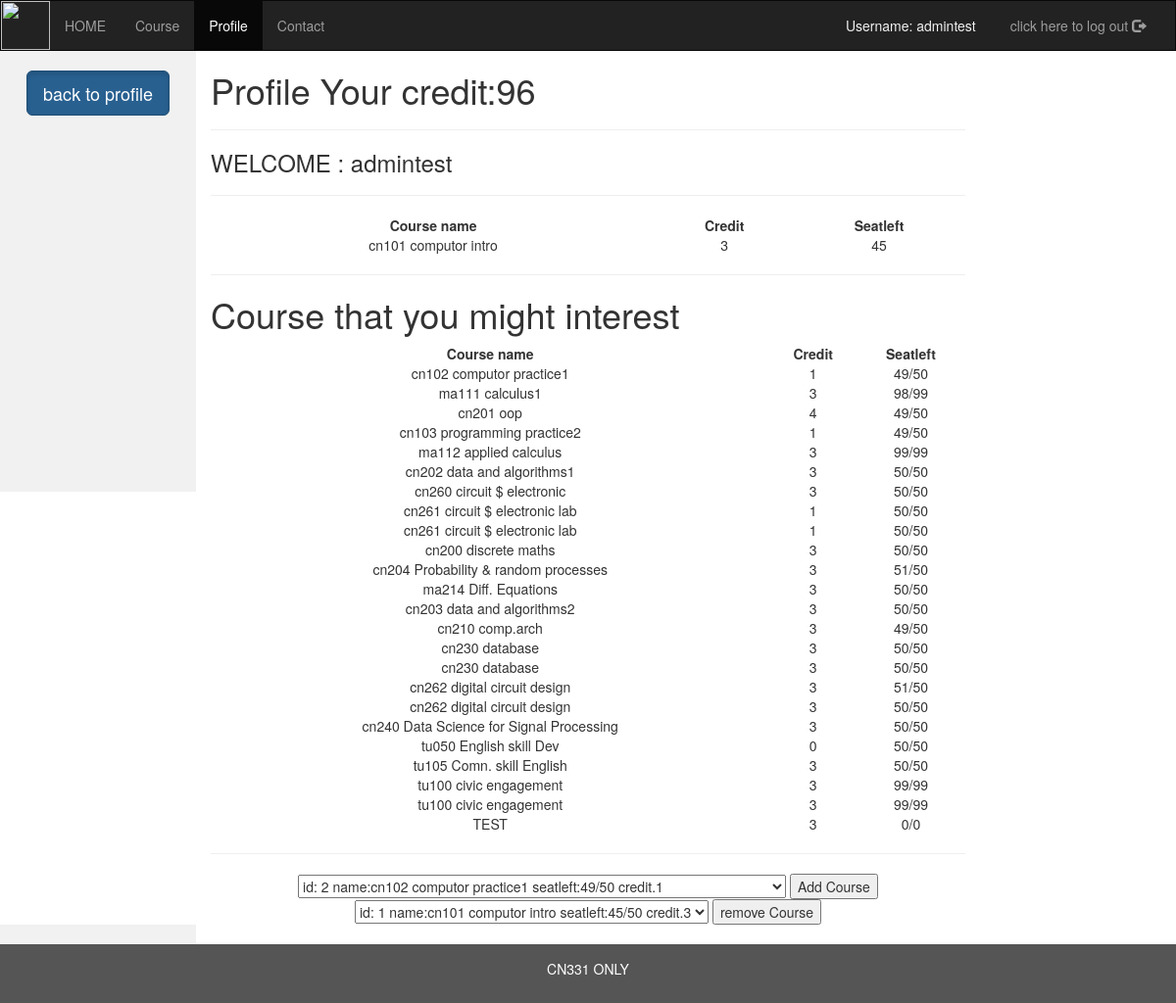
/user/reg (signed in), run on the app's committed database.
### reg/models.py (models this page shows, shortened)
class Student(models.Model):
    student_id = models.OneToOneField(
        User, blank=True, on_delete=models.CASCADE,)
    subjects = models.ManyToManyField(
        Course, blank=True, related_name="subjects")
    credit = models.IntegerField(null=True)
    maxCredit = models.IntegerField(null=True)

class Course(models.Model):
    course_id = models.IntegerField(null=True)
    course_name = models.CharField(max_length=64)
    seat = models.IntegerField(null=True)
    maxSeat = models.IntegerField(null=True)
    credit = models.IntegerField(null=True)
    def __str__(self):
        return f"id: {self.course_id} name:{self.course_name} seatleft:{self.seat}/{self.maxSeat} credit.{self.credit}"

### users/views.py (the view)
# urls.py: path("reg", views.reg, name="reg"),
def reg(request):
    stu = get_object_or_404(Student, student_id=request.user).subjects.all()
    studentUser = Student.objects.get(student_id=request.user)
    notCourse = Course.objects.exclude(pk__in=stu)
    stu_list = []
    for c in stu:
        stu_list.append(c)
    return render(request, "users/reg.html", {
        "stu": stu_list,
        "studentUser": studentUser,
        "notCourse": notCourse,
    })

### users/templates/users/reg.html (shortened to what this page needs)
{%load static%}
<!DOCTYPE html>
<html lang="en">
<head>
    <link rel="stylesheet" href="https://maxcdn.bootstrapcdn.com/bootstrap/3.4.1/css/bootstrap.min.css">
</head>
<body>
    <nav class="navbar navbar-inverse">
        <div class="container-fluid">
            <div class="navbar-header">
                <a class="navbar-brand">
                    <img classs="img-responsive" width="50px" height="" src="/static/assets/admin/img/scf.png">
                </a>
            </div>
            <div class="collapse navbar-collapse" id="myNavbar">
                <ul class="nav navbar-nav">
                    <li><a href=" {% url 'first:index' %}">HOME</a></li>
                    <li><a href="{% url 'reg:index' %}">Course</a></li>
                    <li class="active"><a href="{% url 'users:index' %}">Profile</a></li>
                    <li><a href="{% url 'first:contact' %}">Contact</a></li>
                </ul>
                <ul class="nav navbar-nav navbar-right">
                    {%if request.user.is_authenticated %}
                    <li style="color: #f1f1f1; float:left!important;margin-right:20px;margin-top: 15px;">
                        Username:
                        {{request.user}}
                    </li>
                    <li>
                        <a href="{% url 'users:logout'%}">click here to log out
                            <span class="glyphicon glyphicon-log-out"></span></a>
                    </li>
                    {%endif%}
                </ul>
            </div>
        </div>
    </nav>
    <div class="container-fluid text-center">
        <div class="row content">
            <div class="col-sm-2 sidenav ">
                <a href="{% url 'users:index'%}" class="btn btn-primary btn-lg active" role="button"
                    aria-pressed="true">back to profile</a>
            </div>
            <div class="col-sm-8 text-left">
                <h1>Profile Your credit:{{ studentUser.credit }}</h1>
                <hr>
                <h3>
                    WELCOME : {{request.user}}
                </h3>
                <hr>
                <p>
                <table style="width:100%">
                    <tr>
                        <th>Course name</th>
                        <th>Credit</th>
                        <th>Seatleft</th>
                    </tr>
                    {% for enableCourse in stu %}
                    <tr>
                        <td>{{enableCourse.course_name}}</td>
                        <td>{{enableCourse.credit}}</td>
                        <td>{{enableCourse.seat}}</td>
                    </tr>
                    {% endfor %}
                </table>
                </p>
                <hr>
                <p>
                <h1>Course that you might interest</h1>
                <table style="width:100%">
                    <tr>
                        <th>Course name</th>
                        <th>Credit</th>
                        <th>Seatleft</th>
                    </tr>
                    {%for j in notCourse %}
                    <tr>
                        <td>{{j.course_name}}</td>
                        <td>{{j.credit}}</td>
                        <td>{{j.seat}}/{{j.maxSeat}}</td>
                    </tr>
                    {% endfor %}
                </table>
                <hr>
            </div>
            <div class="sumbit">
                <form action="{% url 'users:addCourse'%}" method="POST">
                    <select name="course">
                        {% for course in notCourse %}
                        <option value="{{ course.id }}">{{course}}</option>
                        {%empty%}
                        <option value=""> course is empty</option>
                        {% endfor%}
                    </select>
                    <input type="submit" value="Add Course">
                </form>
            </div>
            <div class="remove">
                <form action="{% url 'users:rmCourse'%}" method="POST">
                    <select name="course">
                        {% for course in stu %}
                        <option value="{{ course.id }}">{{course}}</option>
                        {%empty%}
                        <option value=""> course is empty</option>
                        {% endfor%}
                    </select>
                    <input type="submit" value="remove Course">
                </form>
                <div class="col-sm-2 sidenav">
                </div>
            </div>
        </div>
    </div>
    <footer class="container-fluid text-center">
        <p>CN331 ONLY</p>
    </footer>
</body>
</html>

### users/templates/users/reg.html (style rules this page uses)
.navbar { margin-bottom: 0; border-radius: 0; }
.row.content { height: 450px }
.sidenav { padding-top: 20px; background-color: #f1f1f1; height: 100%; }
footer { background-color: #555; color: white; padding: 15px; }
.navbar-brand img { height: 100%; margin-right: 0px; }
.navbar-inverse .navbar-brand { display: flex; align-items: center; padding: 0px; }
table, th, td { text-align: center; }

### data on the page
Student: credit "96"
Course: course_name "cn101 computor intro", credit "3", seat "45"
Course: course_name "cn102 computor practice1", credit "1", seat "49", maxSeat "50"
Course: course_name "ma111 calculus1", credit "3", seat "98", maxSeat "99"
Course: course_name "cn201 oop", credit "4", seat "49", maxSeat "50"
Course: course_name "cn103 programming practice2", credit "1", seat "49", maxSeat "50"
Course: course_name "ma112 applied calculus", credit "3", seat "99", maxSeat "99"
Course: course_name "cn202 data and algorithms1", credit "3", seat "50", maxSeat "50"
Course: course_name "cn260 circuit $ electronic", credit "3", seat "50", maxSeat "50"
Course: course_name "cn261 circuit $ electronic lab", credit "1", seat "50", maxSeat "50"
Course: course_name "cn261 circuit $ electronic lab", credit "1", seat "50", maxSeat "50"
Course: course_name "cn200 discrete maths", credit "3", seat "50", maxSeat "50"
Course: course_name "cn204 Probability & random processes", credit "3", seat "51", maxSeat "50"
Course: course_name "ma214 Diff. Equations", credit "3", seat "50", maxSeat "50"
Course: course_name "cn203 data and algorithms2", credit "3", seat "50", maxSeat "50"
Course: course_name "cn210 comp.arch", credit "3", seat "49", maxSeat "50"
Course: course_name "cn230 database", credit "3", seat "50", maxSeat "50"
Course: course_name "cn230 database", credit "3", seat "50", maxSeat "50"
Course: course_name "cn262 digital circuit design", credit "3", seat "51", maxSeat "50"
Course: course_name "cn262 digital circuit design", credit "3", seat "50", maxSeat "50"
Course: course_name "cn240 Data Science for Signal Processing", credit "3", seat "50", maxSeat "50"
Course: course_name "tu050 English skill Dev", credit "0", seat "50", maxSeat "50"
Course: course_name "tu105 Comn. skill English", credit "3", seat "50", maxSeat "50"
Course: course_name "tu100 civic engagement", credit "3", seat "99", maxSeat "99"
Course: course_name "tu100 civic engagement", credit "3", seat "99", maxSeat "99"
Course: course_name "TEST", credit "3", seat "0", maxSeat "0"

### other printed values
{{ request.user }} "admintest"
form field course "id: 2 name:cn102 computor practice1 seatleft:49/50 credit.1"
form field course "id: 1 name:cn101 computor intro seatleft:45/50 credit.3"
